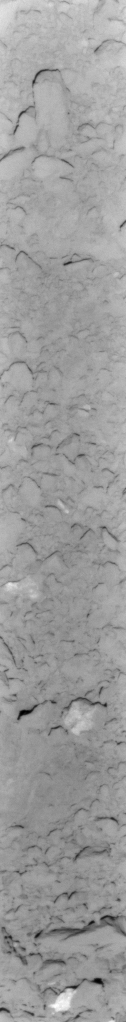
#> input picture 3.fits, 126 x 1022 px, given in place of cor2_st_2486640220_b_reg_.fits, which was not available
$ jupyter execute --allow-errors test_smooth.ipynb
#> lines starting #> are read from the running program, lines starting #| are printed output that depends on the picture; pictures that were not available may be replaced by others from this repository, and a replacement may not be noted
[cell 1]
import numpy as np
import pandas as pd
import matplotlib.pyplot as plt
from sklearn.decomposition import PCA #主成分分析器
from astropy.io import fits
from scipy import signal
from sklearn import preprocessing
from scipy.stats import gaussian_kde
from scipy.interpolate import interp1d # scipyのモジュールを使う
import seaborn as sns
import glob
import os
from pathlib import Path

[cell 2]
data = fits.getdata("../output_preprocess/20051024/registration/cor2_st_2486640220_b_reg_.fits")
#> data is the input picture: shape (1022, 126) >f8; min 759.8, max 2897.5, mean 2076.7
# [7 lines of commented-out code are left out]
data = fits.getdata("../output_preprocess/20050925/registration/cor2_st_2406717897_b_reg_.fits")
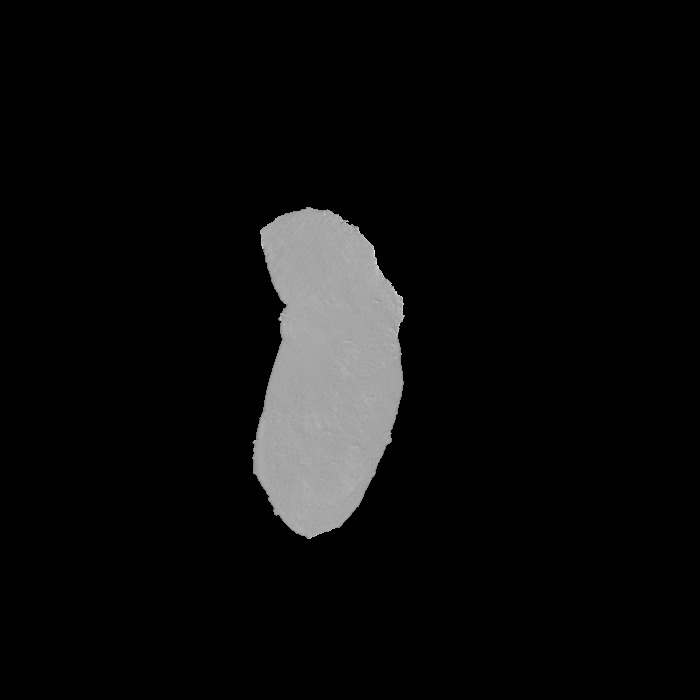
#> input picture bef_ref0.fits, 700 x 700 px, given in place of cor2_st_2406717897_b_reg_.fits, which was not available
#> data is the input picture: shape (700, 700) >f8; 92.43% of the values are NaN or infinite; the others: min 0, max 1.29, mean 0.834

[cell 3]
def find_greater_than_100_and_smallest_difference(value, lst):
    # 各要素と指定された値との差を計算
    differences = [(element, abs(element - value)) for element in lst if element > value and (element - value) >= 100]

    if not differences:
        return None  # 条件を満たす要素がない場合はNoneを返すか、適切な処理を行う

    # 差が小さい順にソート
    sorted_differences = sorted(differences, key=lambda x: x[1])

    # 指定された値よりも100以上大きく、かつ一番小さい差を持つ要素を取得
    result_element = sorted_differences[0][0]

    return result_element

[cell 4]
def find_greater_than_100_and_second_smallest_difference(value, lst):
    # 各要素と指定された値との差を計算
    differences = [(element, abs(element - value)) for element in lst if element > value and (element - value) >= 100]

    if len(differences) < 2:
        return None  # 要素が足りない場合はNoneを返すか、適切な処理を行う

    # 差が小さい順にソート
    sorted_differences = sorted(differences, key=lambda x: x[1])

    # 指定された値よりも100以上大きく、かつ2番目に小さい差を持つ要素を取得
    result_element = sorted_differences[1][0]

    return result_element

[cell 5]
histogram, bin_edges = np.histogram(data.flatten(), bins = 600, range = (1000, 4000))
#> histogram = 600 values from 0 to 0; bin_edges = 601 values from 1000 to 4000
# ヒストグラムをプロットする
plt.hist(data.flatten(), bins = 600, range = (1000, 4000), log = True, histtype="step")
plt.title('Histogram')
# 極大値と極小値の位置を見つける
maxima_positions = signal.argrelmax(histogram.flatten(), order=1)[0]
#> maxima_positions = empty array
minima_positions = signal.argrelmin(histogram.flatten(), order=1)[0]
#> minima_positions = empty array
#極大値から一番近い極小値の位置と値を求める
#> (the rest of this cell did not finish here and is left out)

#> (a cell that did not finish here is left out)

#> (a cell that did not finish here is left out)

[cell 8]
np.mean(data)
#> Out = nan

[cell 9]
np.std(data)
#> Out = nan

[cell 10]
print((np.mean(data)+np.std(data))*1.1)
#| nan

[cell 11]
(maxima_positions * 5) + 1000
#> Out = empty array

[cell 12]
print(histogram[maxima_positions])
print(np.sort(histogram[maxima_positions]))
#> (the rest of this cell did not finish here and is left out)

[cell 13]
arr = np.array([1, 2, 3, 2, 4, 2])

# 特定の値と等しい要素のインデックスを取得
indices = np.where(arr == 2)[0]

print(indices)

[cell 14]
print(((maxima_positions * 5) + 1000) * 1.2)

[cell 15]
print((minima_positions * 5) + 1000)
#> (the rest of this cell did not finish here and is left out)

#> (a cell that did not finish here is left out)

#> (a cell that did not finish here is left out)

[cell 18]
print(((maxima_positions * 5) + 1000)*1.05)
print(((minima_positions * 5) + 1000))

#> (a cell that did not finish here is left out)

[cell 20]
# サンプルデータの作成
data = [1, 2, 2, 3, 3, 3, 4, 4, 5, 5, 5, 5, 6, 6, 7]

# ヒストグラムとカーネル密度推定
sns.histplot(data, kde=True)

# グラフの表示
plt.show()
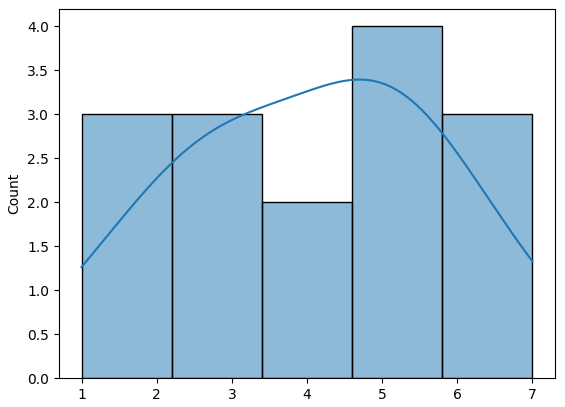
#> figure drawn by matplotlib, 1 panel; tallest bar 4 high, from x = 4.6 to 5.8; curve peaks at x = 4.71, y = 3.39

#> (a cell that did not finish here is left out)

[cell 22]
import pandas as pd
import matplotlib.pyplot as plt

# 仮想的なデータを作成
data = {'x': [1, 2, 3, 4, 5],
        'y': [10, 20, 15, 25, 30],
        'value': [0.2, 0.8, 0.5, 0.9, 0.3]}

df = pd.DataFrame(data)

# 画像上に点をプロット
plt.scatter(df['x'], df['y'], c=df['value'], cmap='viridis', s=10, edgecolors='black')

# カラーバーを表示
plt.colorbar(label='Value')

# ラベルやタイトルの設定
plt.xlabel('X')
plt.ylabel('Y')
plt.title('Scatter Plot with Values')

# プロット表示
plt.show()
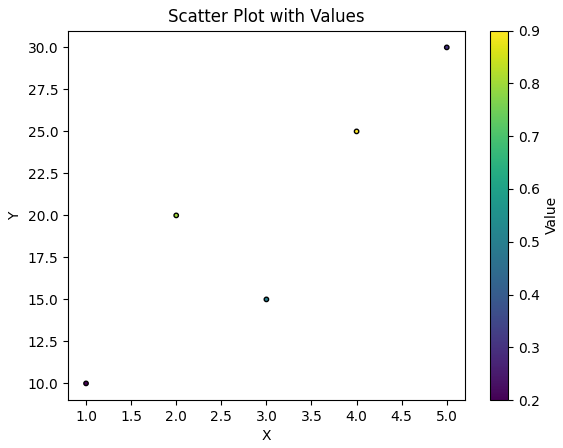
#> figure drawn by matplotlib, 2 panels

[cell 23]
img = plt.imread("../output_preprocess/20051119/registration/0.jpg")
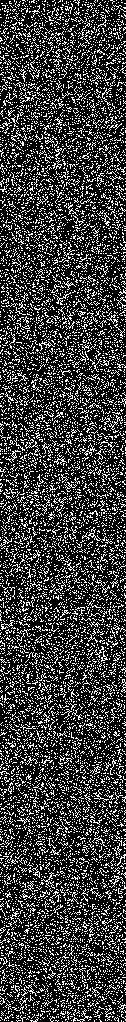
#> input picture 0.fits, 126 x 1022 px, given in place of 0.jpg, which was not available
#> img is the input picture: shape (1022, 126, 4); mean R, G, B, A 61, 61, 61, 255
plt.imshow(img)
plt.show()
